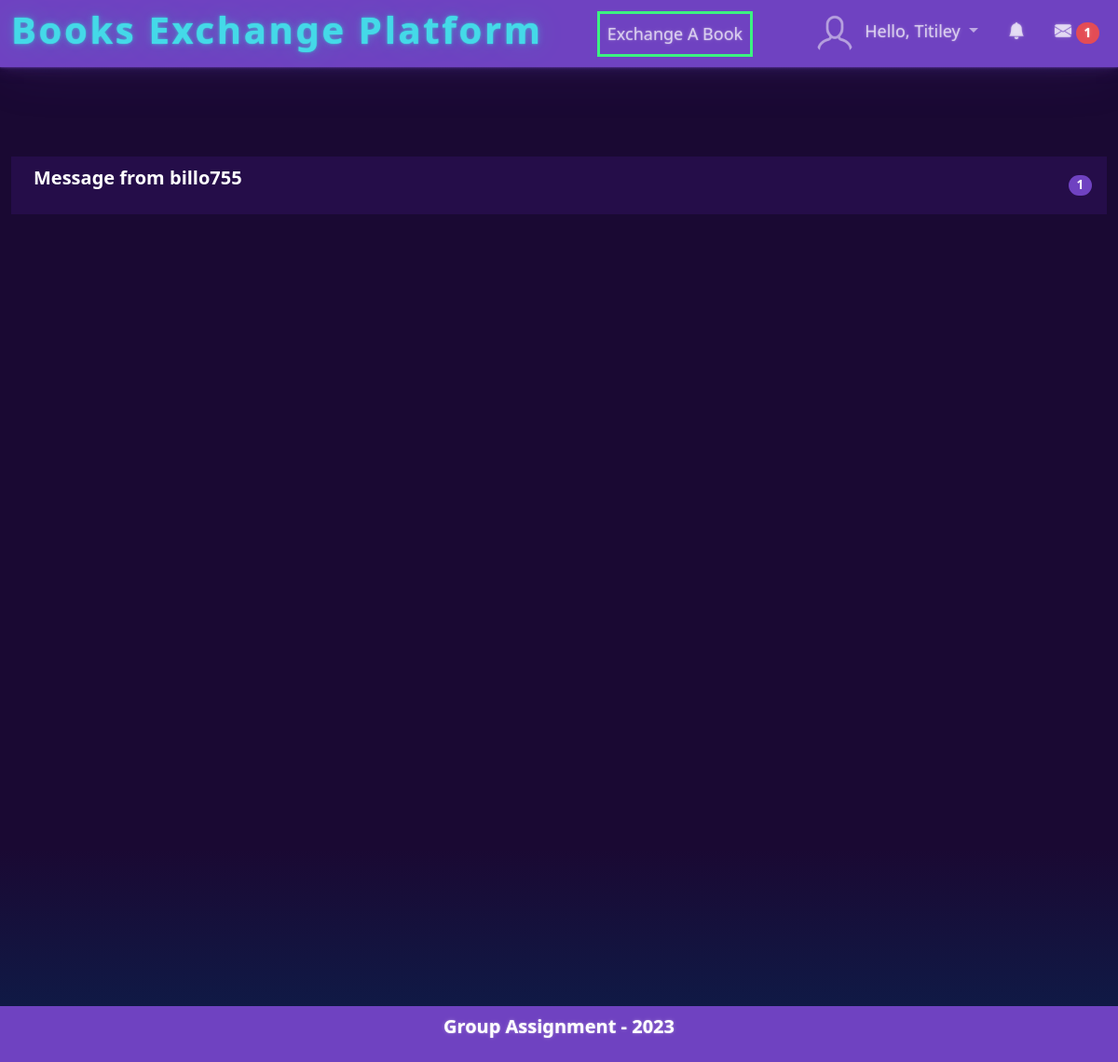
The page /messages (signed in) on the database its author committed.
### tables this page shows
CREATE TABLE users (
	id INTEGER PRIMARY KEY AUTOINCREMENT NOT NULL,
	username TEXT NOT NULL,
	email TEXT NOT NULL,
	hash TEXT NOT NULL,
	country TEXT NOT NULL,
	city TEXT NOT NULL,
	fname TEXT,
	lname TEXT,
	address TEXT,
	phone TEXT,
	picture TEXT,
	date TIMESTAMP DEFAULT CURRENT_TIMESTAMP NOT NULL
);

### app.py (the view)
@app.route("/messages", methods=["GET", "POST"])
@login_required
def messages():
    messages = db.execute("SELECT users.username, COUNT(CASE WHEN is_readed = 0 THEN 1 END) AS count FROM messages JOIN users ON sender = users.id WHERE receiver = ? AND NOT users.fname = 'This Profile Deleted' GROUP BY sender ORDER BY messages.id DESC;", session["user_id"])
    if request.method == "POST":
        readed = request.form.get("readed")
        if not readed:
            flash("Empty message.")
            return redirect("/messages")
        for i in range(len(messages)):
            if readed == messages[i]["username"]:
                db.execute("UPDATE messages SET is_readed = 1 WHERE receiver = ? AND sender IN (SELECT id FROM users WHERE username = ?);", session["user_id"], readed)
                return redirect(f"/message/{readed}")
        flash("Invalid message.")
        return redirect("/messages")
    else:
        return render_template("messages.html", greet=greet_user(), picture=profile_picture(), message_notification=message_notification(), offer_notification=offer_notification(), messages=messages)

### helpers.py (called while the page is built)
def login_required(f):
    @wraps(f)
    def decorated_function(*args, **kwargs):
        if session.get("user_id") is None:
            flash("Login required first.")
            return redirect("/login")
        return f(*args, **kwargs)
    return decorated_function

def greet_user():
    if session.get("user_id"):
        if db.execute("SELECT fname FROM users WHERE id = ?", session["user_id"])[0]["fname"] is None:
            return db.execute("SELECT username FROM users WHERE id = ?", session["user_id"])[0]["username"]
        else:
            return db.execute("SELECT fname FROM users WHERE id = ?", session["user_id"])[0]["fname"].title()

def message_notification():
    if session.get("user_id"):
        return db.execute("SELECT COUNT(*) AS count FROM messages WHERE receiver = ? AND is_readed = 0;", session["user_id"])[0]["count"]

def offer_notification():
    if session.get("user_id"):
        return db.execute("SELECT COUNT(CASE WHEN is_readed = 0 THEN 1 END) AS count FROM offers JOIN books ON offers.offerer_book = books.id WHERE receiver = ? AND is_available = 1 AND is_readed = 0 AND is_offered = 1;", session["user_id"])[0]["count"]

def profile_picture():
    if session.get("user_id"):
        if db.execute("SELECT picture FROM users WHERE id = ?", session["user_id"])[0]["picture"] != None:
            return db.execute("SELECT * FROM users WHERE id = ?;", session["user_id"])[0]["picture"]

### sql.py (called while the page is built, shortened)
def _enable_logging(f):
    import logging
    import functools
    import os
    @functools.wraps(f)
    def decorator(*args, **kwargs):
        try:
            import flask
        except ModuleNotFoundError:
            return f(*args, **kwargs)
        disabled = logging.getLogger("cs50").disabled
        if flask.current_app and os.getenv("FLASK_ENV") == "development":
            logging.getLogger("cs50").disabled = False
        try:
            return f(*args, **kwargs)
        finally:
            logging.getLogger("cs50").disabled = disabled
    return decorator

def _parse_placeholder(token):
    import re
    import sqlparse
    if (
        not isinstance(token, sqlparse.sql.Token)
        or token.ttype != sqlparse.tokens.Name.Placeholder
    ):
        raise TypeError()
    if token.value == "?":
        return "qmark", None

    def _disconnect(self):
        if hasattr(_data, self._name()):
            getattr(_data, self._name()).close()
            delattr(_data, self._name())

    def _name(self):
        return str(hash(self))

### templates/messages.html (shortened to what this page needs)
{% extends "layout.html" %}
{% block main %}
    {% if messages %}
        {% for message in messages %}
            <ul class="list-group mb-3" style="height: 100vh;">
                <form action="/messages" method="post">
                    <button type="submit" style="width: 100%; border: none;">
                        <li class="list-group-item list-group-item-action d-flex flex-nowrap justify-content-start align-items-center">
                            <div class="ms-2 d-flex flex-column w-100 align-items-start">
                                <p class="fw-bold">Message from {{ message.username }}</p>
                            </div>
                            {% if message.count > 0 %}
                                <span class="badge bg-primary rounded-pill">{{ message.count }}</span>
                            {% endif %}
                        </li>
                    </button>
                </form>
            </ul>
        {% endfor %}
    {% else %}
            <p class="mt-5 mb-5" style="height: 100vh;">You didn't receive a message.</p>
    {% endif %}
{% endblock %}

### templates/layout.html (shortened to what this page needs)
<!DOCTYPE html>
<html lang="en">
<head>
    <link rel="stylesheet" href="../static/bootstrap.min.css"  />
    <link rel="stylesheet" href="https://cdnjs.cloudflare.com/ajax/libs/bootstrap-icons/1.11.1/font/bootstrap-icons.min.css"/>
    <link rel="stylesheet" href="../static/style.css">
</head>
<body>
    <nav class="navbar navbar-expand-md bg-primary" data-bs-theme="dark">
        <div class="container-fluid">
            <a class="text-light" href="/"><h1>Books Exchange Platform</h1></a>
            <div class="collapse navbar-collapse justify-content-end" id="navbarNav">
                <ul class="navbar-nav">
                    <li class="nav-item">
                        <a class="nav-link border border-3 border-success" href="/exchange">Exchange A Book</a>
                    </li>
                    {% if session["user_id"] %}
                        <li class="nav-item dropdown d-flex no-wrap">
                            {% if picture %}
                                <img src="../static/pictures/{{ session['user_id'] }}/pp/{{ picture }}" class="preview-picture mini-profile-picture rounded-circle">
                            {% else %}
                                <img src="../static/profile.png" class="preview-picture mini-profile-picture rounded-circle preview-opacity">
                            {% endif %}
                            <a class="nav-link dropdown-toggle" href="#" id="navbarDropdown" role="button" data-bs-toggle="dropdown" aria-expanded="false">
                                Hello, {{ greet }}
                            </a>
                        </li>
                        <li class="nav-item" style="margin-left: 1rem;">
                            <a class="nav-link" href="/notifications">
                                <i class="bi bi-bell-fill"></i>
                            </a>
                        </li>
                        <li class="nav-item" style="margin-left: 1rem;">
                            <a class="nav-link" href="/messages">
                                <i class="bi bi-envelope-fill"></i>
                                {% if message_notification > 0 %}
                                    <span class="badge rounded-pill bg-danger">{{ message_notification }}</span>
                                {% endif %}
                            </a>
                        </li>
                    {% endif %}
                </ul>
            </div>
        </div>
    </nav>
    <main class="container-fluid text-center py-5 mt-5 mb-5">
        {% block main %}{% endblock %}
    </main>
    <footer class="footer bg-primary text-center mt-5 d-flex justify-content-center align-items-center">
        <p class="text-center text-white">Group Assignment - 2023</p>
    </footer>
</body>
</html>

### static/style.css (style rules this page uses)
:root { --headings: 'EB Garamond', serif; --texts: 'Urbanist', sans-serif; }
* { margin: 0; padding: 0; box-sizing: border-box; font-family: 'Segoe UI', Tahoma, Geneva, Verdana, sans-serif !important; }
html { scroll-behavior: smooth; overflow-x: hidden; }
a { text-decoration: none; }
ul, li { list-style: none; }
body { background-color: var(--background); font-family: var(--texts); font-size: large; }
h1, h2, h3, h4, h5, h6 { font-family: var(--headings); font-weight: 800; letter-spacing: 2pt; }
.mini-profile-picture { width: 3rem; height: 3rem; object-fit: cover; }
.navbar-expand-md { font-size: large; }
.border-success { margin-right: 4rem; }
.preview-opacity { opacity: .5; }
@media only screen and (max-width: 1200px) { .list-group-item-action { flex-wrap: wrap; } }
p { font-family: Arial, Helvetica, sans-serif; font-size: 20px; }
.footer { height: 60px; padding: 10px 10px; font-weight: bold; }

### rows shown on the page
users: fname "Titiley"
users: username "billo755", count "1"

### other values the page prints
{{ message_notification }} "1"
